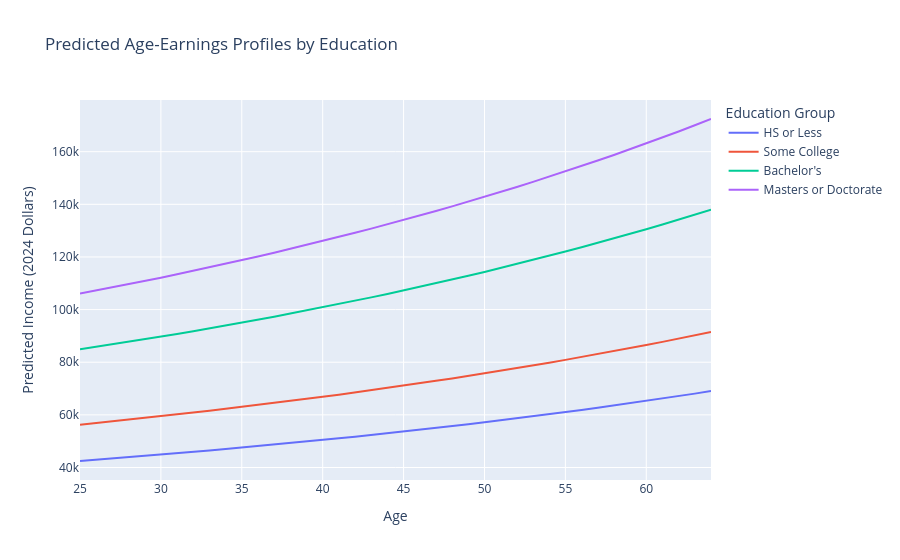

Notebook code for this chart:
### Code cell
# Predicted Age-Earnings Curve by Education
df_model = df.sample(500000, random_state = 123)

model5 = smf.wls(
    """Log_Income ~ 
    C(Q('Education Group')) +
    Age + Age2 +
    C(Sex) +
    C(Demographic) +
    C(State) +
    C(Year)
    """,
    data=df_model,
    weights=df_model["Individuals Represented"]
).fit()

ages = np.arange(25, 65)
edu_groups = ["HS or Less", "Some College", "Bachelor's", "Masters or Doctorate"]

pred_list = []

for edu in edu_groups:
    temp = pd.DataFrame({
        "Age": ages,
        "Age2": ages**2,
        "Education Group": edu,
        "Sex": "Male",
        "Demographic": "White",
        "State": "Texas",
        "Year": 2024
    })
    temp["Predicted Income"] = np.exp(model5.predict(temp))
    pred_list.append(temp)

pred_plot = pd.concat(pred_list, ignore_index=True)

fig = px.line(
    pred_plot,
    x="Age",
    y="Predicted Income",
    color="Education Group",
    title="Predicted Age-Earnings Profiles by Education",
    labels={"Predicted Income": "Predicted Income (2024 Dollars)"}
)

fig.show()

### Figure 1 — Plotly figure (JSON) as saved in the notebook; plotly's stock layout.template omitted (floating-point values rounded to 4 significant figures)
{"data": [{"hovertemplate": "Education Group=HS or Less<br>Age=%{x}<br>Predicted Income (2024 Dollars)=%{y}<extra></extra>", "legendgroup": "HS or Less", "line": {"color": "#636efa", "dash": "solid"}, "marker": {"symbol": "circle"}, "mode": "lines", "name": "HS or Less", "orientation": "v", "showlegend": true, "type": "scatter", "x": [25, 26, 27, 28, 29, 30, 31, 32, 33, 34, 35, 36, 37, 38, 39, 40, 41, 42, 43, 44, 45, 46, 47, 48, 49, 50, 51, 52, 53, 54, 55, 56, 57, 58, 59, 60, 61, 62, 63, 64], "xaxis": "x", "y": [42470.0, 42940.0, 43410.0, 43900.0, 44390.0, 44890.0, 45410.0, 45930.0, 46460.0, 47000.0, 47550.0, 48110.0, 48680.0, 49270.0, 49860.0, 50470.0, 51080.0, 51710.0, 52350.0, 53000.0, 53670.0, 54340.0, 55030.0, 55740.0, 56450.0, 57180.0, 57930.0, 58690.0, 59460.0, 60250.0, 61050.0, 61870.0, 62710.0, 63560.0, 64420.0, 65310.0, 66210.0, 67130.0, 68070.0, 69030.0], "yaxis": "y"}, {"hovertemplate": "Education Group=Some College<br>Age=%{x}<br>Predicted Income (2024 Dollars)=%{y}<extra></extra>", "legendgroup": "Some College", "line": {"color": "#EF553B", "dash": "solid"}, "marker": {"symbol": "circle"}, "mode": "lines", "name": "Some College", "orientation": "v", "showlegend": true, "type": "scatter", "x": [25, 26, 27, 28, 29, 30, 31, 32, 33, 34, 35, 36, 37, 38, 39, 40, 41, 42, 43, 44, 45, 46, 47, 48, 49, 50, 51, 52, 53, 54, 55, 56, 57, 58, 59, 60, 61, 62, 63, 64], "xaxis": "x", "y": [56270.0, 56890.0, 57520.0, 58160.0, 58820.0, 59480.0, 60160.0, 60850.0, 61560.0, 62270.0, 63010.0, 63750.0, 64510.0, 65280.0, 66070.0, 66870.0, 67680.0, 68520.0, 69360.0, 70230.0, 71110.0, 72010.0, 72920.0, 73850.0, 74800.0, 75770.0, 76750.0, 77760.0, 78780.0, 79830.0, 80890.0, 81980.0, 83080.0, 84210.0, 85360.0, 86540.0, 87730.0, 88950.0, 90190.0, 91460.0], "yaxis": "y"}, {"hovertemplate": "Education Group=Bachelor's<br>Age=%{x}<br>Predicted Income (2024 Dollars)=%{y}<extra></extra>", "legendgroup": "Bachelor's", "line": {"color": "#00cc96", "dash": "solid"}, "marker": {"symbol": "circle"}, "mode": "lines", "name": "Bachelor's", "orientation": "v", "showlegend": true, "type": "scatter", "x": [25, 26, 27, 28, 29, 30, 31, 32, 33, 34, 35, 36, 37, 38, 39, 40, 41, 42, 43, 44, 45, 46, 47, 48, 49, 50, 51, 52, 53, 54, 55, 56, 57, 58, 59, 60, 61, 62, 63, 64], "xaxis": "x", "y": [84890.0, 85830.0, 86780.0, 87750.0, 88730.0, 89740.0, 90760.0, 91810.0, 92870.0, 93950.0, 95050.0, 96170.0, 97320.0, 98480.0, 99670.0, 100900.0, 102100.0, 103400.0, 104600.0, 105900.0, 107300.0, 108600.0, 110000.0, 111400.0, 112800.0, 114300.0, 115800.0, 117300.0, 118900.0, 120400.0, 122000.0, 123700.0, 125300.0, 127000.0, 128800.0, 130600.0, 132400.0, 134200.0, 136100.0, 138000.0], "yaxis": "y"}, {"hovertemplate": "Education Group=Masters or Doctorate<br>Age=%{x}<br>Predicted Income (2024 Dollars)=%{y}<extra></extra>", "legendgroup": "Masters or Doctorate", "line": {"color": "#ab63fa", "dash": "solid"}, "marker": {"symbol": "circle"}, "mode": "lines", "name": "Masters or Doctorate", "orientation": "v", "showlegend": true, "type": "scatter", "x": [25, 26, 27, 28, 29, 30, 31, 32, 33, 34, 35, 36, 37, 38, 39, 40, 41, 42, 43, 44, 45, 46, 47, 48, 49, 50, 51, 52, 53, 54, 55, 56, 57, 58, 59, 60, 61, 62, 63, 64], "xaxis": "x", "y": [106100.0, 107200.0, 108400.0, 109600.0, 110900.0, 112100.0, 113400.0, 114700.0, 116000.0, 117400.0, 118800.0, 120200.0, 121600.0, 123100.0, 124500.0, 126100.0, 127600.0, 129200.0, 130800.0, 132400.0, 134000.0, 135700.0, 137500.0, 139200.0, 141000.0, 142800.0, 144700.0, 146600.0, 148500.0, 150500.0, 152500.0, 154500.0, 156600.0, 158800.0, 160900.0, 163100.0, 165400.0, 167700.0, 170000.0, 172400.0], "yaxis": "y"}], "layout": {"legend": {"title": {"text": "Education Group"}, "tracegroupgap": 0}, "title": {"text": "Predicted Age-Earnings Profiles by Education"}, "xaxis": {"anchor": "y", "domain": [0, 1], "title": {"text": "Age"}}, "yaxis": {"anchor": "x", "domain": [0, 1], "title": {"text": "Predicted Income (2024 Dollars)"}}}}
